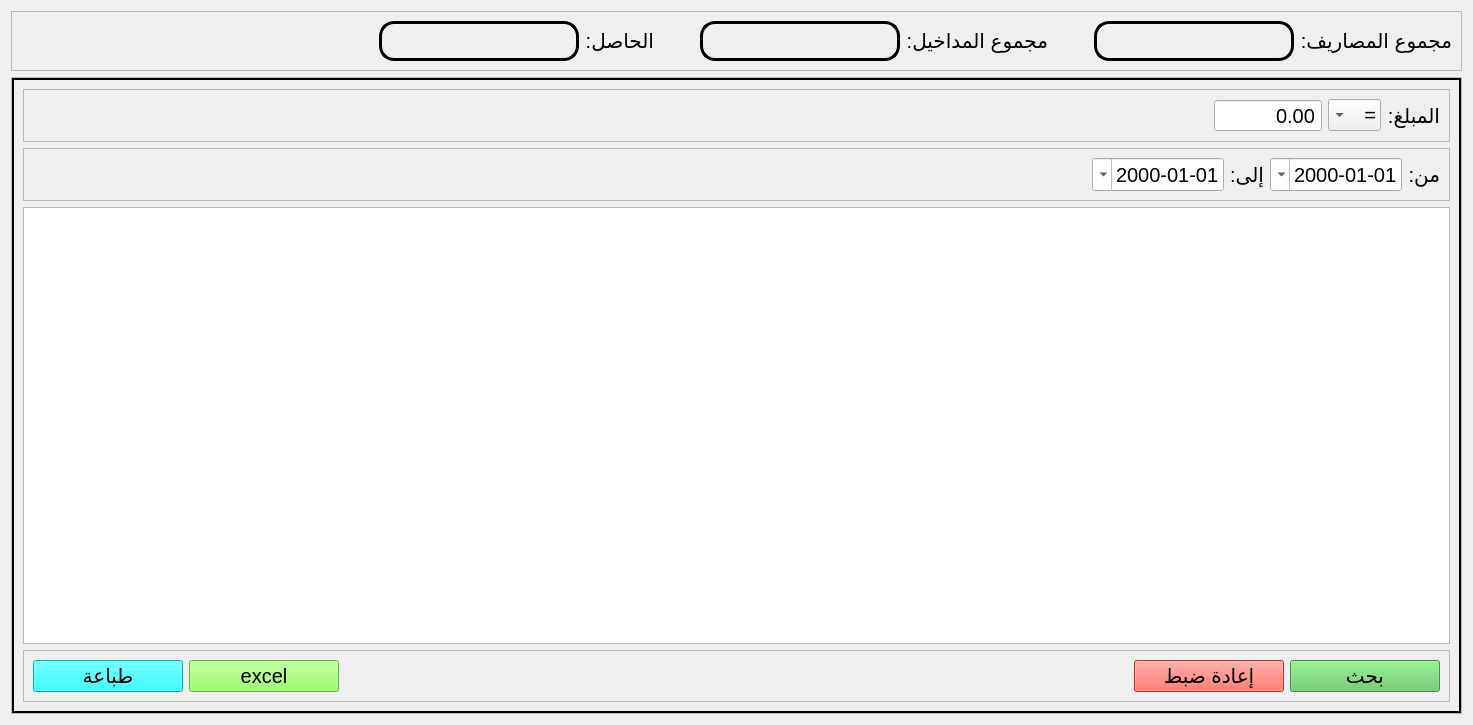
<?xml version="1.0" encoding="UTF-8"?>
<ui version="4.0">
 <class>bank</class>
 <widget class="QWidget" name="bank">
  <property name="geometry">
   <rect>
    <x>0</x>
    <y>0</y>
    <width>1473</width>
    <height>725</height>
   </rect>
  </property>
  <property name="windowTitle">
   <string>Form</string>
  </property>
  <layout class="QGridLayout" name="gridLayout">
   <item row="1" column="0">
    <widget class="QStackedWidget" name="stackedWidget">
     <property name="sizePolicy">
      <sizepolicy hsizetype="Preferred" vsizetype="Expanding">
       <horstretch>0</horstretch>
       <verstretch>0</verstretch>
      </sizepolicy>
     </property>
     <property name="minimumSize">
      <size>
       <width>0</width>
       <height>100</height>
      </size>
     </property>
     <property name="font">
      <font>
       <pointsize>25</pointsize>
      </font>
     </property>
     <property name="frameShape">
      <enum>QFrame::Shape::StyledPanel</enum>
     </property>
     <property name="frameShadow">
      <enum>QFrame::Shadow::Raised</enum>
     </property>
     <property name="currentIndex">
      <number>0</number>
     </property>
     <widget class="QWidget" name="stackedWidgetPage1">
      <layout class="QHBoxLayout" name="horizontalLayout">
       <property name="spacing">
        <number>0</number>
       </property>
       <property name="leftMargin">
        <number>0</number>
       </property>
       <property name="topMargin">
        <number>0</number>
       </property>
       <property name="rightMargin">
        <number>0</number>
       </property>
       <property name="bottomMargin">
        <number>0</number>
       </property>
       <item>
        <widget class="QFrame" name="frame_3">
         <property name="sizePolicy">
          <sizepolicy hsizetype="Minimum" vsizetype="Expanding">
           <horstretch>0</horstretch>
           <verstretch>0</verstretch>
          </sizepolicy>
         </property>
         <property name="frameShape">
          <enum>QFrame::Shape::Box</enum>
         </property>
         <property name="frameShadow">
          <enum>QFrame::Shadow::Plain</enum>
         </property>
         <property name="lineWidth">
          <number>2</number>
         </property>
         <layout class="QVBoxLayout" name="verticalLayout">
          <item>
           <widget class="QFrame" name="frame_5">
            <property name="frameShape">
             <enum>QFrame::Shape::StyledPanel</enum>
            </property>
            <property name="frameShadow">
             <enum>QFrame::Shadow::Raised</enum>
            </property>
            <layout class="QHBoxLayout" name="horizontalLayout_2">
             <item>
              <spacer name="horizontalSpacer_7">
               <property name="orientation">
                <enum>Qt::Orientation::Horizontal</enum>
               </property>
               <property name="sizeHint" stdset="0">
                <size>
                 <width>40</width>
                 <height>20</height>
                </size>
               </property>
              </spacer>
             </item>
             <item>
              <widget class="QDoubleSpinBox" name="price_search">
               <property name="minimumSize">
                <size>
                 <width>0</width>
                 <height>30</height>
                </size>
               </property>
               <property name="font">
                <font>
                 <pointsize>15</pointsize>
                </font>
               </property>
               <property name="layoutDirection">
                <enum>Qt::LayoutDirection::RightToLeft</enum>
               </property>
               <property name="alignment">
                <set>Qt::AlignmentFlag::AlignRight|Qt::AlignmentFlag::AlignTrailing|Qt::AlignmentFlag::AlignVCenter</set>
               </property>
               <property name="buttonSymbols">
                <enum>QAbstractSpinBox::ButtonSymbols::NoButtons</enum>
               </property>
               <property name="maximum">
                <double>11111111111111111957551335342080.000000000000000</double>
               </property>
              </widget>
             </item>
             <item>
              <widget class="QComboBox" name="operatore">
               <property name="font">
                <font>
                 <pointsize>15</pointsize>
                </font>
               </property>
               <property name="layoutDirection">
                <enum>Qt::LayoutDirection::RightToLeft</enum>
               </property>
               <item>
                <property name="text">
                 <string>=</string>
                </property>
               </item>
               <item>
                <property name="text">
                 <string>&lt;</string>
                </property>
               </item>
               <item>
                <property name="text">
                 <string>&gt;</string>
                </property>
               </item>
               <item>
                <property name="text">
                 <string>&lt;=</string>
                </property>
               </item>
               <item>
                <property name="text">
                 <string>&gt;=</string>
                </property>
               </item>
              </widget>
             </item>
             <item>
              <widget class="QLabel" name="label_7">
               <property name="font">
                <font>
                 <pointsize>15</pointsize>
                </font>
               </property>
               <property name="text">
                <string>المبلغ:</string>
               </property>
              </widget>
             </item>
            </layout>
           </widget>
          </item>
          <item>
           <widget class="QFrame" name="frame_2">
            <property name="frameShape">
             <enum>QFrame::Shape::StyledPanel</enum>
            </property>
            <property name="frameShadow">
             <enum>QFrame::Shadow::Raised</enum>
            </property>
            <layout class="QHBoxLayout" name="horizontalLayout_3">
             <item>
              <spacer name="horizontalSpacer_5">
               <property name="orientation">
                <enum>Qt::Orientation::Horizontal</enum>
               </property>
               <property name="sizeHint" stdset="0">
                <size>
                 <width>40</width>
                 <height>20</height>
                </size>
               </property>
              </spacer>
             </item>
             <item>
              <widget class="QDateEdit" name="to">
               <property name="font">
                <font>
                 <pointsize>15</pointsize>
                </font>
               </property>
               <property name="layoutDirection">
                <enum>Qt::LayoutDirection::RightToLeft</enum>
               </property>
               <property name="alignment">
                <set>Qt::AlignmentFlag::AlignRight|Qt::AlignmentFlag::AlignTrailing|Qt::AlignmentFlag::AlignVCenter</set>
               </property>
               <property name="displayFormat">
                <string>dd-MM-yyyy</string>
               </property>
               <property name="calendarPopup">
                <bool>true</bool>
               </property>
              </widget>
             </item>
             <item>
              <widget class="QLabel" name="label_8">
               <property name="font">
                <font>
                 <pointsize>15</pointsize>
                </font>
               </property>
               <property name="text">
                <string>إلى:</string>
               </property>
              </widget>
             </item>
             <item>
              <widget class="QDateEdit" name="du">
               <property name="font">
                <font>
                 <pointsize>15</pointsize>
                </font>
               </property>
               <property name="layoutDirection">
                <enum>Qt::LayoutDirection::RightToLeft</enum>
               </property>
               <property name="alignment">
                <set>Qt::AlignmentFlag::AlignRight|Qt::AlignmentFlag::AlignTrailing|Qt::AlignmentFlag::AlignVCenter</set>
               </property>
               <property name="displayFormat">
                <string>dd-MM-yyyy</string>
               </property>
               <property name="calendarPopup">
                <bool>true</bool>
               </property>
              </widget>
             </item>
             <item>
              <widget class="QLabel" name="label_9">
               <property name="font">
                <font>
                 <pointsize>15</pointsize>
                </font>
               </property>
               <property name="text">
                <string>من:</string>
               </property>
              </widget>
             </item>
            </layout>
           </widget>
          </item>
          <item>
           <widget class="QTableView" name="tbl">
            <property name="font">
             <font>
              <pointsize>15</pointsize>
             </font>
            </property>
            <property name="layoutDirection">
             <enum>Qt::LayoutDirection::RightToLeft</enum>
            </property>
            <property name="editTriggers">
             <set>QAbstractItemView::EditTrigger::NoEditTriggers</set>
            </property>
            <property name="alternatingRowColors">
             <bool>true</bool>
            </property>
            <property name="verticalScrollMode">
             <enum>QAbstractItemView::ScrollMode::ScrollPerPixel</enum>
            </property>
            <property name="horizontalScrollMode">
             <enum>QAbstractItemView::ScrollMode::ScrollPerPixel</enum>
            </property>
            <property name="showGrid">
             <bool>false</bool>
            </property>
            <attribute name="horizontalHeaderMinimumSectionSize">
             <number>200</number>
            </attribute>
            <attribute name="horizontalHeaderDefaultSectionSize">
             <number>200</number>
            </attribute>
            <attribute name="verticalHeaderCascadingSectionResizes">
             <bool>true</bool>
            </attribute>
            <attribute name="verticalHeaderDefaultSectionSize">
             <number>35</number>
            </attribute>
           </widget>
          </item>
          <item>
           <widget class="QFrame" name="frame_7">
            <property name="frameShape">
             <enum>QFrame::Shape::StyledPanel</enum>
            </property>
            <property name="frameShadow">
             <enum>QFrame::Shadow::Raised</enum>
            </property>
            <layout class="QHBoxLayout" name="horizontalLayout_4">
             <item>
              <widget class="QPushButton" name="printing_btn">
               <property name="minimumSize">
                <size>
                 <width>150</width>
                 <height>30</height>
                </size>
               </property>
               <property name="font">
                <font>
                 <pointsize>15</pointsize>
                </font>
               </property>
               <property name="styleSheet">
                <string notr="true">background-color: rgb(0, 255, 255);</string>
               </property>
               <property name="text">
                <string>طباعة</string>
               </property>
               <property name="shortcut">
                <string>Ctrl+P</string>
               </property>
              </widget>
             </item>
             <item>
              <widget class="QPushButton" name="export_btn">
               <property name="minimumSize">
                <size>
                 <width>150</width>
                 <height>30</height>
                </size>
               </property>
               <property name="font">
                <font>
                 <pointsize>15</pointsize>
                </font>
               </property>
               <property name="styleSheet">
                <string notr="true">background-color: rgb(127, 255, 67);</string>
               </property>
               <property name="text">
                <string>excel</string>
               </property>
               <property name="shortcut">
                <string>Ctrl+E</string>
               </property>
              </widget>
             </item>
             <item>
              <spacer name="horizontalSpacer_3">
               <property name="orientation">
                <enum>Qt::Orientation::Horizontal</enum>
               </property>
               <property name="sizeHint" stdset="0">
                <size>
                 <width>40</width>
                 <height>20</height>
                </size>
               </property>
              </spacer>
             </item>
             <item>
              <widget class="QPushButton" name="reset_btn">
               <property name="minimumSize">
                <size>
                 <width>150</width>
                 <height>30</height>
                </size>
               </property>
               <property name="font">
                <font>
                 <pointsize>15</pointsize>
                </font>
               </property>
               <property name="styleSheet">
                <string notr="true">background-color: rgb(252, 73, 60);</string>
               </property>
               <property name="text">
                <string>إعادة ضبط</string>
               </property>
               <property name="shortcut">
                <string>Esc</string>
               </property>
              </widget>
             </item>
             <item>
              <widget class="QPushButton" name="search_btn">
               <property name="minimumSize">
                <size>
                 <width>150</width>
                 <height>30</height>
                </size>
               </property>
               <property name="font">
                <font>
                 <pointsize>15</pointsize>
                </font>
               </property>
               <property name="styleSheet">
                <string notr="true">background-color: rgb(94, 197, 93);</string>
               </property>
               <property name="text">
                <string>بحث</string>
               </property>
               <property name="shortcut">
                <string>Return</string>
               </property>
              </widget>
             </item>
            </layout>
           </widget>
          </item>
         </layout>
        </widget>
       </item>
      </layout>
     </widget>
     <widget class="QWidget" name="page">
      <layout class="QVBoxLayout" name="verticalLayout_3">
       <item>
        <widget class="QTextEdit" name="printing_plain">
         <property name="minimumSize">
          <size>
           <width>700</width>
           <height>0</height>
          </size>
         </property>
         <property name="font">
          <font>
           <pointsize>12</pointsize>
          </font>
         </property>
         <property name="layoutDirection">
          <enum>Qt::LayoutDirection::RightToLeft</enum>
         </property>
         <property name="readOnly">
          <bool>true</bool>
         </property>
        </widget>
       </item>
       <item>
        <widget class="QFrame" name="frame_19">
         <property name="frameShape">
          <enum>QFrame::Shape::StyledPanel</enum>
         </property>
         <property name="frameShadow">
          <enum>QFrame::Shadow::Raised</enum>
         </property>
         <layout class="QHBoxLayout" name="horizontalLayout_14">
          <item>
           <spacer name="horizontalSpacer_15">
            <property name="orientation">
             <enum>Qt::Orientation::Horizontal</enum>
            </property>
            <property name="sizeHint" stdset="0">
             <size>
              <width>40</width>
              <height>20</height>
             </size>
            </property>
           </spacer>
          </item>
          <item>
           <widget class="QPushButton" name="cancel">
            <property name="minimumSize">
             <size>
              <width>150</width>
              <height>30</height>
             </size>
            </property>
            <property name="font">
             <font>
              <pointsize>15</pointsize>
             </font>
            </property>
            <property name="styleSheet">
             <string notr="true">background-color: rgb(255, 93, 29);</string>
            </property>
            <property name="text">
             <string>إلغاء</string>
            </property>
            <property name="shortcut">
             <string>Esc</string>
            </property>
           </widget>
          </item>
          <item>
           <spacer name="horizontalSpacer_16">
            <property name="orientation">
             <enum>Qt::Orientation::Horizontal</enum>
            </property>
            <property name="sizeType">
             <enum>QSizePolicy::Policy::Fixed</enum>
            </property>
            <property name="sizeHint" stdset="0">
             <size>
              <width>40</width>
              <height>20</height>
             </size>
            </property>
           </spacer>
          </item>
          <item>
           <widget class="QPushButton" name="printing">
            <property name="minimumSize">
             <size>
              <width>150</width>
              <height>30</height>
             </size>
            </property>
            <property name="font">
             <font>
              <pointsize>15</pointsize>
             </font>
            </property>
            <property name="styleSheet">
             <string notr="true">background-color: rgb(143, 255, 52);</string>
            </property>
            <property name="text">
             <string>طباعة</string>
            </property>
           </widget>
          </item>
          <item>
           <spacer name="horizontalSpacer_14">
            <property name="orientation">
             <enum>Qt::Orientation::Horizontal</enum>
            </property>
            <property name="sizeHint" stdset="0">
             <size>
              <width>40</width>
              <height>20</height>
             </size>
            </property>
           </spacer>
          </item>
         </layout>
        </widget>
       </item>
      </layout>
     </widget>
    </widget>
   </item>
   <item row="0" column="0">
    <widget class="QFrame" name="frame_11">
     <property name="frameShape">
      <enum>QFrame::Shape::StyledPanel</enum>
     </property>
     <property name="frameShadow">
      <enum>QFrame::Shadow::Raised</enum>
     </property>
     <layout class="QHBoxLayout" name="horizontalLayout_5">
      <item>
       <spacer name="horizontalSpacer_9">
        <property name="orientation">
         <enum>Qt::Orientation::Horizontal</enum>
        </property>
        <property name="sizeHint" stdset="0">
         <size>
          <width>40</width>
          <height>20</height>
         </size>
        </property>
       </spacer>
      </item>
      <item>
       <widget class="QLabel" name="solde">
        <property name="sizePolicy">
         <sizepolicy hsizetype="Minimum" vsizetype="Preferred">
          <horstretch>0</horstretch>
          <verstretch>0</verstretch>
         </sizepolicy>
        </property>
        <property name="minimumSize">
         <size>
          <width>200</width>
          <height>40</height>
         </size>
        </property>
        <property name="maximumSize">
         <size>
          <width>16777215</width>
          <height>50</height>
         </size>
        </property>
        <property name="font">
         <font>
          <pointsize>15</pointsize>
         </font>
        </property>
        <property name="styleSheet">
         <string notr="true">border: 3px solid black; 
border-radius: 15px</string>
        </property>
        <property name="text">
         <string/>
        </property>
        <property name="alignment">
         <set>Qt::AlignmentFlag::AlignCenter</set>
        </property>
       </widget>
      </item>
      <item>
       <widget class="QLabel" name="label_20">
        <property name="font">
         <font>
          <pointsize>15</pointsize>
         </font>
        </property>
        <property name="layoutDirection">
         <enum>Qt::LayoutDirection::RightToLeft</enum>
        </property>
        <property name="text">
         <string>الحاصل:</string>
        </property>
        <property name="alignment">
         <set>Qt::AlignmentFlag::AlignLeading|Qt::AlignmentFlag::AlignLeft|Qt::AlignmentFlag::AlignVCenter</set>
        </property>
       </widget>
      </item>
      <item>
       <spacer name="horizontalSpacer_8">
        <property name="orientation">
         <enum>Qt::Orientation::Horizontal</enum>
        </property>
        <property name="sizeType">
         <enum>QSizePolicy::Policy::Fixed</enum>
        </property>
        <property name="sizeHint" stdset="0">
         <size>
          <width>40</width>
          <height>20</height>
         </size>
        </property>
       </spacer>
      </item>
      <item>
       <widget class="QLabel" name="total_in">
        <property name="sizePolicy">
         <sizepolicy hsizetype="Minimum" vsizetype="Preferred">
          <horstretch>0</horstretch>
          <verstretch>0</verstretch>
         </sizepolicy>
        </property>
        <property name="minimumSize">
         <size>
          <width>200</width>
          <height>40</height>
         </size>
        </property>
        <property name="maximumSize">
         <size>
          <width>16777215</width>
          <height>50</height>
         </size>
        </property>
        <property name="font">
         <font>
          <pointsize>15</pointsize>
         </font>
        </property>
        <property name="styleSheet">
         <string notr="true">border: 3px solid black; 
border-radius: 15px</string>
        </property>
        <property name="text">
         <string/>
        </property>
        <property name="alignment">
         <set>Qt::AlignmentFlag::AlignCenter</set>
        </property>
       </widget>
      </item>
      <item>
       <widget class="QLabel" name="label_21">
        <property name="font">
         <font>
          <pointsize>15</pointsize>
         </font>
        </property>
        <property name="layoutDirection">
         <enum>Qt::LayoutDirection::RightToLeft</enum>
        </property>
        <property name="text">
         <string>مجموع المداخيل:</string>
        </property>
        <property name="alignment">
         <set>Qt::AlignmentFlag::AlignLeading|Qt::AlignmentFlag::AlignLeft|Qt::AlignmentFlag::AlignVCenter</set>
        </property>
       </widget>
      </item>
      <item>
       <spacer name="horizontalSpacer_6">
        <property name="orientation">
         <enum>Qt::Orientation::Horizontal</enum>
        </property>
        <property name="sizeType">
         <enum>QSizePolicy::Policy::Fixed</enum>
        </property>
        <property name="sizeHint" stdset="0">
         <size>
          <width>40</width>
          <height>20</height>
         </size>
        </property>
       </spacer>
      </item>
      <item>
       <widget class="QLabel" name="total_out">
        <property name="sizePolicy">
         <sizepolicy hsizetype="Minimum" vsizetype="Preferred">
          <horstretch>0</horstretch>
          <verstretch>0</verstretch>
         </sizepolicy>
        </property>
        <property name="minimumSize">
         <size>
          <width>200</width>
          <height>40</height>
         </size>
        </property>
        <property name="maximumSize">
         <size>
          <width>16777215</width>
          <height>50</height>
         </size>
        </property>
        <property name="font">
         <font>
          <pointsize>15</pointsize>
         </font>
        </property>
        <property name="styleSheet">
         <string notr="true">border: 3px solid black; 
border-radius: 15px</string>
        </property>
        <property name="text">
         <string/>
        </property>
        <property name="alignment">
         <set>Qt::AlignmentFlag::AlignCenter</set>
        </property>
       </widget>
      </item>
      <item>
       <widget class="QLabel" name="label_19">
        <property name="font">
         <font>
          <pointsize>15</pointsize>
         </font>
        </property>
        <property name="layoutDirection">
         <enum>Qt::LayoutDirection::RightToLeft</enum>
        </property>
        <property name="text">
         <string>مجموع المصاريف:</string>
        </property>
        <property name="alignment">
         <set>Qt::AlignmentFlag::AlignLeading|Qt::AlignmentFlag::AlignLeft|Qt::AlignmentFlag::AlignVCenter</set>
        </property>
       </widget>
      </item>
     </layout>
    </widget>
   </item>
  </layout>
 </widget>
 <tabstops>
  <tabstop>operatore</tabstop>
  <tabstop>du</tabstop>
  <tabstop>to</tabstop>
  <tabstop>printing_btn</tabstop>
  <tabstop>export_btn</tabstop>
  <tabstop>tbl</tabstop>
  <tabstop>printing_plain</tabstop>
  <tabstop>cancel</tabstop>
  <tabstop>printing</tabstop>
 </tabstops>
 <resources/>
 <connections/>
</ui>
